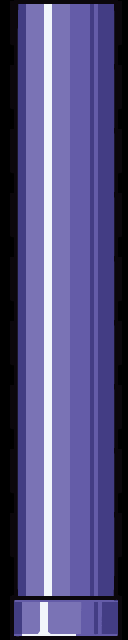

This game map was drawn from its Tiled (.tmx) file and the tilesets committed beside it. A one-line description and the trimmed map source follow:
An orthogonal 2x10 tile map with 64x64 px tiles, 18 tile layers (Pipe_3, Pipe_2, Pipe_4, Pipe_5, ...).

<map version="1.0" orientation="orthogonal" width="2" height="10" tilewidth="64" tileheight="64">
 <tileset firstgid="1" name="Pipe" tilewidth="64" tileheight="64">
  <image source="Pipe.png" width="128" height="320" />
 </tileset>
 <layer name="Pipe_3" width="2" height="10">
  <data>[20 cells, 6 non-empty, 6 distinct tile ids]</data>
 </layer>
 <layer name="Pipe_2" width="2" height="10">
  <data>[20 cells, 4 non-empty, 4 distinct tile ids]</data>
 </layer>
 <layer name="Pipe_4" width="2" height="10">
  <data>[20 cells, 8 non-empty, 6 distinct tile ids]</data>
 </layer>
 <layer name="Pipe_5" width="2" height="10">
  <data>[20 cells, 10 non-empty, 6 distinct tile ids]</data>
 </layer>
 <layer name="Pipe_6" width="2" height="10">
  <data>[20 cells, 12 non-empty, 6 distinct tile ids]</data>
 </layer>
 <layer name="Pipe_7" width="2" height="10">
  <data>[20 cells, 14 non-empty, 6 distinct tile ids]</data>
 </layer>
 <layer name="Pipe_8" width="2" height="10">
  <data>[20 cells, 16 non-empty, 6 distinct tile ids]</data>
 </layer>
 <layer name="Pipe_9" width="2" height="10">
  <data>[20 cells, 18 non-empty, 6 distinct tile ids]</data>
 </layer>
 <layer name="Pipe_10" width="2" height="10">
  <data>[20 cells, 20 non-empty, 6 distinct tile ids]</data>
 </layer>
 <layer name="Pipe_2R" width="2" height="10">
  <data>[20 cells, 4 non-empty, 4 distinct tile ids]</data>
 </layer>
 <layer name="Pipe_3R" width="2" height="10">
  <data>[20 cells, 6 non-empty, 6 distinct tile ids]</data>
 </layer>
 <layer name="Pipe_4R" width="2" height="10">
  <data>[20 cells, 8 non-empty, 6 distinct tile ids]</data>
 </layer>
 <layer name="Pipe_5R" width="2" height="10">
  <data>[20 cells, 10 non-empty, 6 distinct tile ids]</data>
 </layer>
 <layer name="Pipe_6R" width="2" height="10">
  <data>[20 cells, 12 non-empty, 6 distinct tile ids]</data>
 </layer>
 <layer name="Pipe_7R" width="2" height="10">
  <data>[20 cells, 14 non-empty, 6 distinct tile ids]</data>
 </layer>
 <layer name="Pipe_8R" width="2" height="10">
  <data>[20 cells, 16 non-empty, 6 distinct tile ids]</data>
 </layer>
 <layer name="Pipe_9R" width="2" height="10">
  <data>[20 cells, 18 non-empty, 6 distinct tile ids]</data>
 </layer>
 <layer name="Pipe_10R" width="2" height="10">
  <data>[20 cells, 20 non-empty, 6 distinct tile ids]</data>
 </layer>
</map>